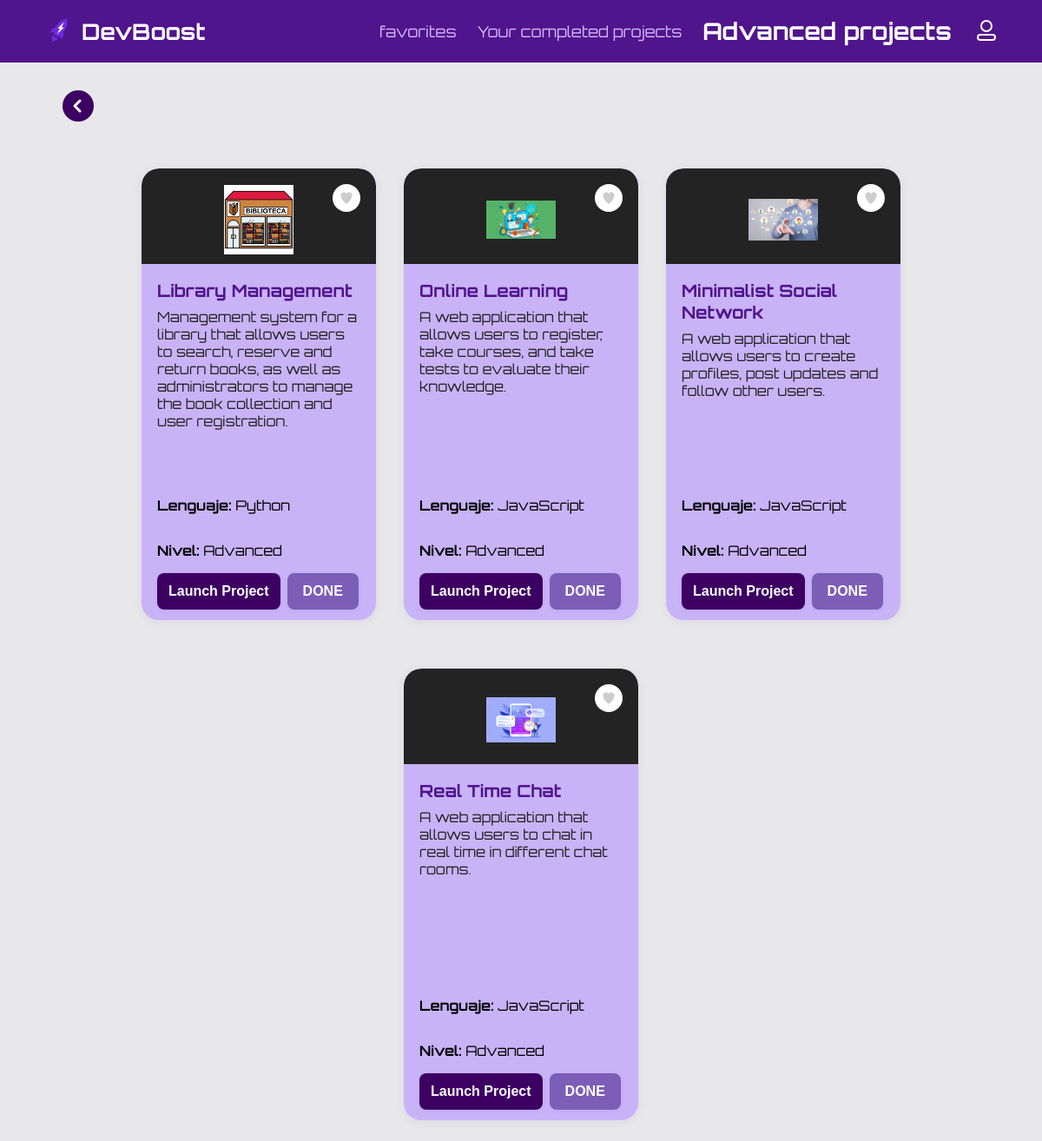
The page /advanced-projects.php (signed in) on the database its author committed.
### tables this page shows
CREATE TABLE `proyectos` (
  `id_proyectos` int(11) NOT NULL,
  `name` varchar(200) DEFAULT NULL,
  `descripcion` varchar(3500) DEFAULT NULL,
  `lenguaje_programacion` varchar(50) DEFAULT NULL,
  `nivel` varchar(50) DEFAULT NULL,
  `Herramientas_utilizar` varchar(300) DEFAULT NULL,
  `instrucciones` varchar(4000) DEFAULT NULL,
  `img` varchar(300) DEFAULT NULL
);

### fuctionsavanzados.php (the view, shortened to what this page needs)
<?php
include("conexion.php");
function getProducts() {
    global $conex;
    $id_usuario = $_SESSION['id_usuario'];
    $get_proyects = "SELECT * FROM proyectos WHERE nivel = 'Advanced'";
    $run_proyects = mysqli_query($conex, $get_proyects);
    while ($row = mysqli_fetch_array($run_proyects)) {
        $proyecto_id = $row['id_proyectos'];
        $proyecto_tittle = $row['name'];
        $proyecto_img = $row['img'];
        $proyecto_desc = $row['descripcion'];
        $leng = $row['lenguaje_programacion'];
        $nivel = $row['nivel'];
        $check_sql = "SELECT * FROM proyectos_creados WHERE id_usuario = $id_usuario AND id_proyectos = $proyecto_id";
        $check_result = mysqli_query($conex, $check_sql);
        $ya_guardado = mysqli_num_rows($check_result) > 0;
        $fav_sql = "SELECT 1 FROM proyectos_favoritos WHERE id_usuario = $id_usuario AND id_proyectos = $proyecto_id";
        $fav_result = mysqli_query($conex, $fav_sql);
        $es_favorito = mysqli_num_rows($fav_result) > 0;
       echo "
         <div class='project-card'>
           <div class='card-img-area'>
             <img src='img/$proyecto_img' alt='$proyecto_tittle' class='card-img'/>
             <button class='heart-icon " . ($es_favorito ? "active" : "") . "' aria-label='Favorito' data-id='$proyecto_id'>
               <svg width='32' height='32' viewBox='0 0 32 32'>
                 <circle cx='16' cy='16' r='16' fill='#fff'/>
                 <path class='heart-shape' d='M16 23s-6-4.35-6-8.13A3.13 3.13 0 0 1 16 11a3.13 3.13 0 0 1 6 3.87C22 18.65 16 23 16 23z'/>
               </svg>
             </button>
           </div>
           <div class='card-content'>
             <h3 class='card-title'>$proyecto_tittle</h3>
             <p class='card-desc'>$proyecto_desc</p>
             <p><strong>Lenguaje:</strong> $leng</p>
             <p><strong>Nivel:</strong> $nivel</p>
             <div class='card-buttons'>
               <button class='launch-btn' onclick=\"location.href='proyectos.php?id=$proyecto_id'\">Launch Project</button>";
               if (!$ya_guardado) {
                 echo "<button class='done-btn' data-id='$proyecto_id'>DONE</button>";
               }
         echo "  </div>
           </div>
         </div>
         ";
    }
}
?>

### css/projects.css (style rules this page uses)
body { margin: 0; padding: 0; font-family: 'Orbitron', Arial, sans-serif; background: #e8e8ea; }
.project-card { background: #c9b3f7; border-radius: 20px; box-shadow: 0 2px 12px rgba(80,20,140,0.08); width: 270px; min-height: 520px; display: flex; flex-direction: column; justify-content: space-between; overflow: hidden; transition: box-shadow 0.2s, transform 0.2s; margin-bottom: 24px; }
.card-img-area { position: relative; background: #232323; height: 110px; display: flex; align-items: center; justify-content: center; border-top-left-radius: 20px; border-top-right-radius: 20px; }
.card-img { width: 80px; height: 80px; margin-top: 8px; object-fit: contain; }
.heart-icon { position: absolute; top: 16px; right: 16px; width: 36px; height: 36px; background: none; border: none; cursor: pointer; padding: 0; border-radius: 50%; transition: background 0.18s; display: flex; align-items: center; justify-content: center; }
.card-content { background: transparent; padding: 18px 18px 12px 18px; display: flex; flex-direction: column; flex-grow: 1; justify-content: space-between; }
.card-title { margin: 0 0 8px 0; color: #50148c; font-size: 1.22rem; font-weight: bold; }
.card-desc { color: #232323; font-size: 1rem; margin: 0 0 12px 0; flex-grow: 1; }
.card-buttons { display: flex; gap: 8px; }
.launch-btn { background: #3C0062; color: #fff; border: none; border-radius: 8px; padding: 8px 13px; font-weight: bold; font-size: 1rem; cursor: pointer; transition: background 0.2s, transform 0.2s; box-shadow: 0 1px 5px rgba(80,20,140,0.08); }
.done-btn { background: #7C5EB7; color: #fff; border: none; border-radius: 8px; padding: 12px 18px; font-weight: bold; font-size: 1rem; cursor: pointer; transition: background 0.2s, transform 0.2s; box-shadow: 0 1px 5px rgba(80,20,140,0.08); }

### rows shown on the page
proyectos: img (picture), name "Library Management", descripcion "Management system for a library that allows users to search, reserve and return books, as well as administrators to manage the book collection and user registration.", lenguaje_programacion "Python", nivel "Advanced"
proyectos: img (picture), name "Online Learning", descripcion "A web application that allows users to register, take courses, and take tests to evaluate their knowledge.", lenguaje_programacion "JavaScript", nivel "Advanced"
proyectos: img (picture), name "Minimalist Social Network", descripcion "A web application that allows users to create profiles, post updates and follow other users.", lenguaje_programacion "JavaScript", nivel "Advanced"
proyectos: img (picture), name "Real Time Chat", descripcion "A web application that allows users to chat in real time in different chat rooms.", lenguaje_programacion "JavaScript", nivel "Advanced"
